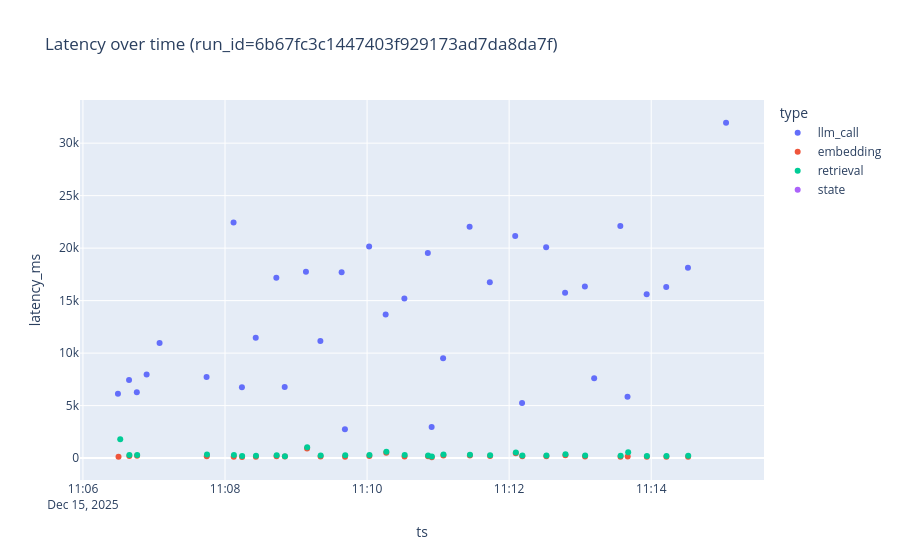

This figure's notebook cell:
### Code cell
plot_df = run_df.copy()
plot_df = plot_df.dropna(subset=["ts"]) if "ts" in plot_df.columns else plot_df
plot_df = plot_df.sort_values("ts") if "ts" in plot_df.columns else plot_df

if PLOTLY:
    fig = px.scatter(
        plot_df,
        x="ts",
        y="latency_ms",
        color="type",
        title=f"Latency over time (run_id={RUN_ID})",
        hover_data=[c for c in ["top_k", "result_count", "prompt_tokens_est"] if c in plot_df.columns],
    )
    fig.update_traces(mode="markers")
    fig.show()
else:
    import matplotlib.pyplot as plt

    if "ts" not in plot_df.columns or "latency_ms" not in plot_df.columns:
        raise RuntimeError("Missing ts/latency_ms columns")

    plt.figure(figsize=(12, 5))
    for t, g in plot_df.dropna(subset=["type"]).groupby("type"):
        if "latency_ms" in g.columns:
            plt.plot(g["ts"], g["latency_ms"], marker="o", linestyle="-", label=str(t))
    plt.title(f"Latency over time (run_id={RUN_ID})")
    plt.xlabel("time")
    plt.ylabel("latency_ms")
    plt.legend()
    plt.tight_layout()
    plt.show()

### Figure 1 — Plotly figure (JSON) as saved in the notebook; plotly's stock layout.template omitted (floating-point values rounded to 4 significant figures)
{"data": [{"customdata": [[NaN, NaN, 0.0], [NaN, NaN, 0.0], [NaN, NaN, 0.0], [NaN, NaN, 0.0], [NaN, NaN, 0.0], [NaN, NaN, 0.0], [NaN, NaN, 0.0], [NaN, NaN, 0.0], [NaN, NaN, 0.0], [NaN, NaN, 0.0], [NaN, NaN, 0.0], [NaN, NaN, 0.0], [NaN, NaN, 0.0], [NaN, NaN, 0.0], [NaN, NaN, 0.0], [NaN, NaN, 0.0], [NaN, NaN, 0.0], [NaN, NaN, 0.0], [NaN, NaN, 0.0], [NaN, NaN, 0.0], [NaN, NaN, 0.0], [NaN, NaN, 0.0], [NaN, NaN, 0.0], [NaN, NaN, 0.0], [NaN, NaN, 0.0], [NaN, NaN, 0.0], [NaN, NaN, 0.0], [NaN, NaN, 0.0], [NaN, NaN, 0.0], [NaN, NaN, 0.0], [NaN, NaN, 0.0], [NaN, NaN, 0.0], [NaN, NaN, 0.0], [NaN, NaN, 0.0], [NaN, NaN, 0.0]], "hovertemplate": "type=llm_call<br>ts=%{x}<br>latency_ms=%{y}<br>top_k=%{customdata[0]}<br>result_count=%{customdata[1]}<br>prompt_tokens_est=%{customdata[2]}<extra></extra>", "legendgroup": "llm_call", "marker": {"color": "#636efa", "symbol": "circle"}, "mode": "markers", "name": "llm_call", "orientation": "v", "showlegend": true, "type": "scatter", "x": ["2025-12-15T11:06:29.573662000", "2025-12-15T11:06:38.947089000", "2025-12-15T11:06:45.509159000", "2025-12-15T11:06:53.779958000", "2025-12-15T11:07:04.746230000", "2025-12-15T11:07:44.438773000", "2025-12-15T11:08:07.225444000", "2025-12-15T11:08:14.287291000", "2025-12-15T11:08:25.951505000", "2025-12-15T11:08:43.358741000", "2025-12-15T11:08:50.422689000", "2025-12-15T11:09:08.373374000", "2025-12-15T11:09:20.567221000", "2025-12-15T11:09:38.513706000", "2025-12-15T11:09:41.276688000", "2025-12-15T11:10:01.724702000", "2025-12-15T11:10:15.697486000", "2025-12-15T11:10:31.504631000", "2025-12-15T11:10:51.329274000", "2025-12-15T11:10:54.545345000", "2025-12-15T11:11:04.215888000", "2025-12-15T11:11:26.600108000", "2025-12-15T11:11:43.681208000", "2025-12-15T11:12:05.128686000", "2025-12-15T11:12:10.924156000", "2025-12-15T11:12:31.258603000", "2025-12-15T11:12:47.259688000", "2025-12-15T11:13:03.973782000", "2025-12-15T11:13:11.817418000", "2025-12-15T11:13:33.929879000", "2025-12-15T11:13:39.994540000", "2025-12-15T11:13:56.160794000", "2025-12-15T11:14:12.685480000", "2025-12-15T11:14:31.039747000", "2025-12-15T11:15:03.219506000"], "xaxis": "x", "y": [6132.0, 7436.0, 6268.0, 7961.0, 10960.0, 7723.0, 22440.0, 6760.0, 11460.0, 17170.0, 6777.0, 17760.0, 11150.0, 17700.0, 2758.0, 20170.0, 13680.0, 15190.0, 19530.0, 2968.0, 9505.0, 22040.0, 16760.0, 21170.0, 5247.0, 20070.0, 15740.0, 16350.0, 7597.0, 22110.0, 5836.0, 15610.0, 16310.0, 18140.0, 31940.0], "yaxis": "y"}, {"customdata": [[NaN, NaN, NaN], [NaN, NaN, NaN], [NaN, NaN, NaN], [NaN, NaN, NaN], [NaN, NaN, NaN], [NaN, NaN, NaN], [NaN, NaN, NaN], [NaN, NaN, NaN], [NaN, NaN, NaN], [NaN, NaN, NaN], [NaN, NaN, NaN], [NaN, NaN, NaN], [NaN, NaN, NaN], [NaN, NaN, NaN], [NaN, NaN, NaN], [NaN, NaN, NaN], [NaN, NaN, NaN], [NaN, NaN, NaN], [NaN, NaN, NaN], [NaN, NaN, NaN], [NaN, NaN, NaN], [NaN, NaN, NaN], [NaN, NaN, NaN], [NaN, NaN, NaN], [NaN, NaN, NaN], [NaN, NaN, NaN], [NaN, NaN, NaN], [NaN, NaN, NaN], [NaN, NaN, NaN], [NaN, NaN, NaN]], "hovertemplate": "type=embedding<br>ts=%{x}<br>latency_ms=%{y}<br>top_k=%{customdata[0]}<br>result_count=%{customdata[1]}<br>prompt_tokens_est=%{customdata[2]}<extra></extra>", "legendgroup": "embedding", "marker": {"color": "#EF553B", "symbol": "circle"}, "mode": "markers", "name": "embedding", "orientation": "v", "showlegend": true, "type": "scatter", "x": ["2025-12-15T11:06:30.054444000", "2025-12-15T11:06:39.158024000", "2025-12-15T11:06:45.731350000", "2025-12-15T11:07:44.606642000", "2025-12-15T11:08:07.365407000", "2025-12-15T11:08:14.406724000", "2025-12-15T11:08:26.093193000", "2025-12-15T11:08:43.548225000", "2025-12-15T11:08:50.576720000", "2025-12-15T11:09:09.298798000", "2025-12-15T11:09:20.733022000", "2025-12-15T11:09:41.399718000", "2025-12-15T11:10:01.928498000", "2025-12-15T11:10:16.215535000", "2025-12-15T11:10:31.647776000", "2025-12-15T11:10:51.499436000", "2025-12-15T11:10:54.629074000", "2025-12-15T11:11:04.457123000", "2025-12-15T11:11:26.841372000", "2025-12-15T11:11:43.875222000", "2025-12-15T11:12:05.600760000", "2025-12-15T11:12:11.109417000", "2025-12-15T11:12:31.431568000", "2025-12-15T11:12:47.523500000", "2025-12-15T11:13:04.132226000", "2025-12-15T11:13:34.068825000", "2025-12-15T11:13:40.157599000", "2025-12-15T11:13:56.291038000", "2025-12-15T11:14:12.820767000", "2025-12-15T11:14:31.182276000"], "xaxis": "x", "y": [116.8, 207.1, 219.1, 166.6, 136.8, 116.7, 138.7, 187.6, 151.8, 922.1, 163.2, 119.2, 200.5, 515.6, 140.7, 167.1, 81.05, 238.6, 238.6, 191.4, 469.8, 183.5, 170.3, 261.8, 156.2, 136.0, 160.7, 127.4, 133.5, 139.0], "yaxis": "y"}, {"customdata": [[5.0, 5.0, NaN], [5.0, 5.0, NaN], [5.0, 5.0, NaN], [5.0, 5.0, NaN], [5.0, 5.0, NaN], [5.0, 5.0, NaN], [5.0, 5.0, NaN], [5.0, 5.0, NaN], [5.0, 5.0, NaN], [5.0, 5.0, NaN], [5.0, 5.0, NaN], [5.0, 5.0, NaN], [5.0, 5.0, NaN], [5.0, 5.0, NaN], [5.0, 5.0, NaN], [5.0, 5.0, NaN], [5.0, 5.0, NaN], [5.0, 5.0, NaN], [5.0, 5.0, NaN], [5.0, 5.0, NaN], [5.0, 5.0, NaN], [5.0, 5.0, NaN], [5.0, 5.0, NaN], [5.0, 5.0, NaN], [5.0, 5.0, NaN], [5.0, 5.0, NaN], [5.0, 5.0, NaN], [5.0, 5.0, NaN], [5.0, 5.0, NaN], [5.0, 5.0, NaN]], "hovertemplate": "type=retrieval<br>ts=%{x}<br>latency_ms=%{y}<br>top_k=%{customdata[0]}<br>result_count=%{customdata[1]}<br>prompt_tokens_est=%{customdata[2]}<extra></extra>", "legendgroup": "retrieval", "marker": {"color": "#00cc96", "symbol": "circle"}, "mode": "markers", "name": "retrieval", "orientation": "v", "showlegend": true, "type": "scatter", "x": ["2025-12-15T11:06:31.504638000", "2025-12-15T11:06:39.238633000", "2025-12-15T11:06:45.814287000", "2025-12-15T11:07:44.782925000", "2025-12-15T11:08:07.524316000", "2025-12-15T11:08:14.486016000", "2025-12-15T11:08:26.184447000", "2025-12-15T11:08:43.641646000", "2025-12-15T11:08:50.613449000", "2025-12-15T11:09:09.413382000", "2025-12-15T11:09:20.811266000", "2025-12-15T11:09:41.556043000", "2025-12-15T11:10:02.014201000", "2025-12-15T11:10:16.307215000", "2025-12-15T11:10:31.792890000", "2025-12-15T11:10:51.575426000", "2025-12-15T11:10:54.707892000", "2025-12-15T11:11:04.555250000", "2025-12-15T11:11:26.924074000", "2025-12-15T11:11:43.961790000", "2025-12-15T11:12:05.674366000", "2025-12-15T11:12:11.183711000", "2025-12-15T11:12:31.515627000", "2025-12-15T11:12:47.623033000", "2025-12-15T11:13:04.217272000", "2025-12-15T11:13:34.155627000", "2025-12-15T11:13:40.548483000", "2025-12-15T11:13:56.374223000", "2025-12-15T11:14:12.897143000", "2025-12-15T11:14:31.273969000"], "xaxis": "x", "y": [1797.0, 286.5, 298.9, 340.5, 294.7, 194.9, 229.9, 279.7, 186.9, 1036.0, 240.2, 274.0, 285.0, 605.7, 284.4, 242.5, 158.4, 337.2, 319.7, 276.4, 543.5, 256.9, 253.4, 358.9, 238.4, 221.8, 550.1, 208.7, 209.9, 229.7], "yaxis": "y"}, {"customdata": [[NaN, NaN, NaN], [NaN, NaN, NaN], [NaN, NaN, NaN], [NaN, NaN, NaN], [NaN, NaN, NaN], [NaN, NaN, NaN], [NaN, NaN, NaN], [NaN, NaN, NaN], [NaN, NaN, NaN], [NaN, NaN, NaN], [NaN, NaN, NaN], [NaN, NaN, NaN], [NaN, NaN, NaN], [NaN, NaN, NaN], [NaN, NaN, NaN], [NaN, NaN, NaN], [NaN, NaN, NaN], [NaN, NaN, NaN], [NaN, NaN, NaN], [NaN, NaN, NaN], [NaN, NaN, NaN], [NaN, NaN, NaN], [NaN, NaN, NaN], [NaN, NaN, NaN], [NaN, NaN, NaN], [NaN, NaN, NaN], [NaN, NaN, NaN], [NaN, NaN, NaN], [NaN, NaN, NaN], [NaN, NaN, NaN]], "hovertemplate": "type=state<br>ts=%{x}<br>latency_ms=%{y}<br>top_k=%{customdata[0]}<br>result_count=%{customdata[1]}<br>prompt_tokens_est=%{customdata[2]}<extra></extra>", "legendgroup": "state", "marker": {"color": "#ab63fa", "symbol": "circle"}, "mode": "markers", "name": "state", "orientation": "v", "showlegend": true, "type": "scatter", "x": ["2025-12-15T11:06:31.505400000", "2025-12-15T11:06:39.238633000", "2025-12-15T11:06:45.814287000", "2025-12-15T11:07:44.783606000", "2025-12-15T11:08:07.525451000", "2025-12-15T11:08:14.487536000", "2025-12-15T11:08:26.185444000", "2025-12-15T11:08:43.643803000", "2025-12-15T11:08:50.613449000", "2025-12-15T11:09:09.413382000", "2025-12-15T11:09:20.813818000", "2025-12-15T11:09:41.557045000", "2025-12-15T11:10:02.014201000", "2025-12-15T11:10:16.308215000", "2025-12-15T11:10:31.793524000", "2025-12-15T11:10:51.576066000", "2025-12-15T11:10:54.708898000", "2025-12-15T11:11:04.556243000", "2025-12-15T11:11:26.924074000", "2025-12-15T11:11:43.962300000", "2025-12-15T11:12:05.674366000", "2025-12-15T11:12:11.184360000", "2025-12-15T11:12:31.516700000", "2025-12-15T11:12:47.624035000", "2025-12-15T11:13:04.217779000", "2025-12-15T11:13:34.156331000", "2025-12-15T11:13:40.549989000", "2025-12-15T11:13:56.375456000", "2025-12-15T11:14:12.898151000", "2025-12-15T11:14:31.274473000"], "xaxis": "x", "y": [NaN, NaN, NaN, NaN, NaN, NaN, NaN, NaN, NaN, NaN, NaN, NaN, NaN, NaN, NaN, NaN, NaN, NaN, NaN, NaN, NaN, NaN, NaN, NaN, NaN, NaN, NaN, NaN, NaN, NaN], "yaxis": "y"}], "layout": {"legend": {"title": {"text": "type"}, "tracegroupgap": 0}, "title": {"text": "Latency over time (run_id=6b67fc3c1447403f929173ad7da8da7f)"}, "xaxis": {"anchor": "y", "domain": [0, 1], "title": {"text": "ts"}}, "yaxis": {"anchor": "x", "domain": [0, 1], "title": {"text": "latency_ms"}}}}
